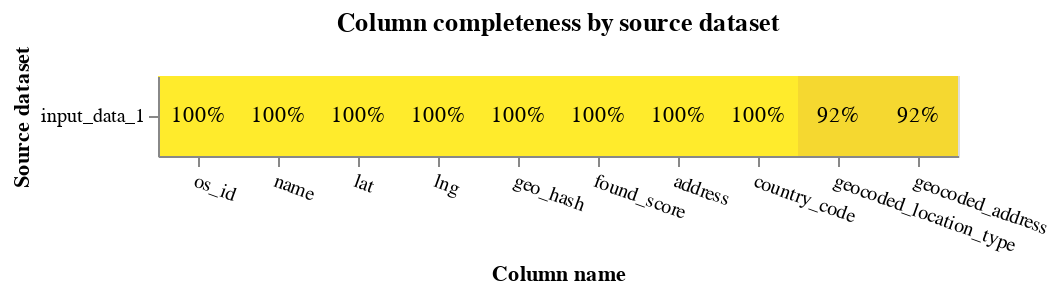

This figure's notebook cell:
### Markdown cell above
### 4. Profile completeness of the data

### Code cell
from splink.exploratory import completeness_chart
from splink import DuckDBAPI

completeness_chart(locs_df, db_api=DuckDBAPI())

### Figure 1 — Vega-Lite specification as saved in the notebook (floating-point values rounded to 4 significant figures)
{"config": {"view": {"continuousWidth": 400, "continuousHeight": 300}}, "layer": [{"mark": "rect", "encoding": {"color": {"field": "completeness", "legend": null, "scale": {"scheme": "darkred", "zero": true}, "type": "quantitative"}, "tooltip": [{"field": "source_dataset", "title": "Source dataset", "type": "nominal"}, {"field": "total_rows_inc_nulls", "format": ",", "title": "# of records", "type": "quantitative"}, {"field": "column_name", "title": "Column name", "type": "nominal"}, {"field": "total_null_rows", "format": ",", "title": "# of nulls", "type": "quantitative"}, {"field": "completeness", "format": ".1%", "type": "quantitative"}], "x": {"axis": {"labelAngle": 20}, "field": "column_name", "sort": {"field": "mean_comp", "order": "descending"}, "title": "Column name", "type": "nominal"}, "y": {"field": "source_dataset", "title": "Source dataset", "type": "nominal"}}, "title": "Column completeness by source dataset", "transform": [{"joinaggregate": [{"op": "mean", "field": "completeness", "as": "mean_comp"}], "groupby": ["column_name"]}]}, {"mark": {"type": "text"}, "encoding": {"color": {"condition": {"test": "datum['completeness'] < 0.5", "value": "white"}, "value": "black"}, "text": {"field": "completeness", "format": ".0%", "type": "quantitative"}, "x": {"axis": {"labelAngle": 0}, "field": "column_name", "sort": {"field": "mean_comp", "order": "descending"}, "type": "nominal"}, "y": {"field": "source_dataset", "type": "nominal"}}, "transform": [{"joinaggregate": [{"op": "mean", "field": "completeness", "as": "mean_comp"}], "groupby": ["column_name"]}]}], "data": {"name": "data-18ab2216feb1524ad0a983bf79ac1168"}, "height": {"step": 40}, "width": {"step": 40}, "$schema": "https://vega.github.io/schema/vega-lite/v5.9.3.json", "datasets": {"data-18ab2216feb1524ad0a983bf79ac1168": [{"source_dataset": "input_data_1", "column_name": "os_id", "total_null_rows": 0, "total_rows_inc_nulls": 1118341, "completeness": 1.0}, {"source_dataset": "input_data_1", "column_name": "name", "total_null_rows": 0, "total_rows_inc_nulls": 1118341, "completeness": 1.0}, {"source_dataset": "input_data_1", "column_name": "address", "total_null_rows": 2, "total_rows_inc_nulls": 1118341, "completeness": 1.0}, {"source_dataset": "input_data_1", "column_name": "lat", "total_null_rows": 0, "total_rows_inc_nulls": 1118341, "completeness": 1.0}, {"source_dataset": "input_data_1", "column_name": "lng", "total_null_rows": 0, "total_rows_inc_nulls": 1118341, "completeness": 1.0}, {"source_dataset": "input_data_1", "column_name": "geo_hash", "total_null_rows": 0, "total_rows_inc_nulls": 1118341, "completeness": 1.0}, {"source_dataset": "input_data_1", "column_name": "country_code", "total_null_rows": 10, "total_rows_inc_nulls": 1118341, "completeness": 1.0}, {"source_dataset": "input_data_1", "column_name": "found_score", "total_null_rows": 0, "total_rows_inc_nulls": 1118341, "completeness": 1.0}, {"source_dataset": "input_data_1", "column_name": "geocoded_location_type", "total_null_rows": 91231, "total_rows_inc_nulls": 1118341, "completeness": 0.9184}, {"source_dataset": "input_data_1", "column_name": "geocoded_address", "total_null_rows": 91231, "total_rows_inc_nulls": 1118341, "completeness": 0.9184}]}}
